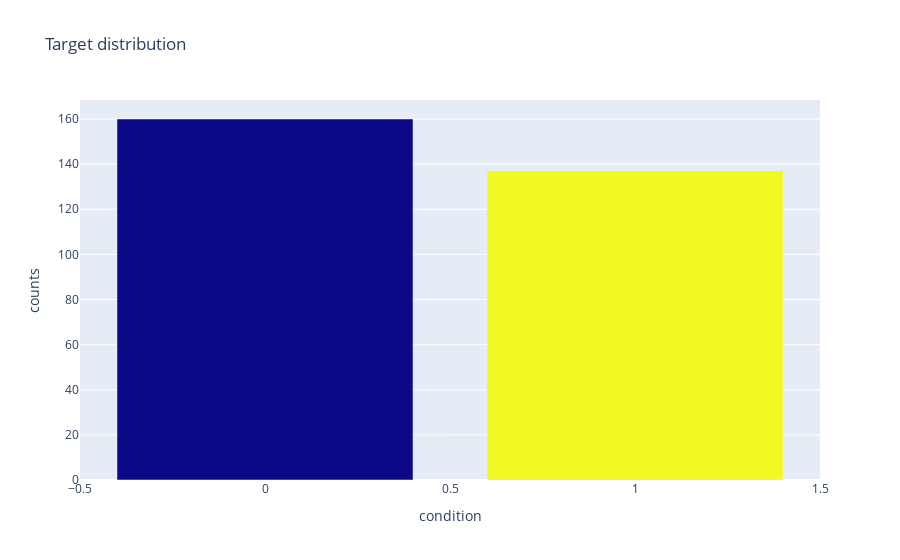

Notebook cell for this chart:
### Code cell
fig = px.bar(data_frame=df_condition, x=df_condition.index, y=df_condition.values,  color=df_condition.index, barmode="group", 
       labels={'x': 'condition', 'y': 'counts'},
       title='Target distribution')

fig.update_coloraxes(showscale=False)
fig.show()

### Figure 1 — Plotly figure (JSON) as saved in the notebook; plotly's stock layout.template omitted (floating-point values rounded to 4 significant figures)
{"data": [{"alignmentgroup": "True", "hovertemplate": "condition=%{marker.color}<br>counts=%{y}<extra></extra>", "legendgroup": "", "marker": {"color": [0, 1], "coloraxis": "coloraxis", "pattern": {"shape": ""}}, "name": "", "offsetgroup": "", "orientation": "v", "showlegend": false, "textposition": "auto", "type": "bar", "x": [0, 1], "xaxis": "x", "y": [160, 137], "yaxis": "y"}], "layout": {"barmode": "group", "coloraxis": {"colorbar": {"title": {"text": "condition"}}, "colorscale": [[0, "#0d0887"], [0.1111, "#46039f"], [0.2222, "#7201a8"], [0.3333, "#9c179e"], [0.4444, "#bd3786"], [0.5556, "#d8576b"], [0.6667, "#ed7953"], [0.7778, "#fb9f3a"], [0.8889, "#fdca26"], [1, "#f0f921"]], "showscale": false}, "legend": {"tracegroupgap": 0}, "title": {"text": "Target distribution"}, "xaxis": {"anchor": "y", "domain": [0, 1], "title": {"text": "condition"}}, "yaxis": {"anchor": "x", "domain": [0, 1], "title": {"text": "counts"}}}}
